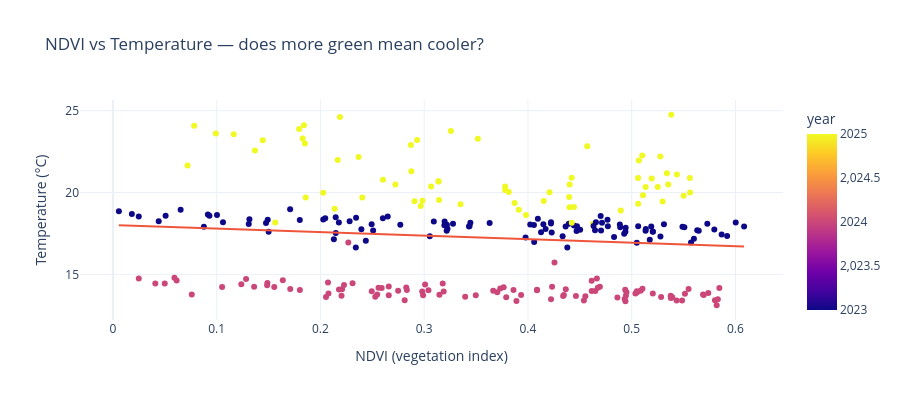

The notebook cell this image was saved under:
### Code cell
# ── Visual 9: NDVI vs Temperature scatter ────────────────────────────────────
fig_nv = px.scatter(
    merged.sample(min(5000, len(merged)), random_state=RANDOM_STATE),
    x='NDVI', y='temp_c', color='year',
    trendline='ols',
    color_discrete_sequence=px.colors.qualitative.Set2,
    labels={'NDVI':'NDVI (vegetation index)', 'temp_c':'Temperature (°C)'},
    title='NDVI vs Temperature — does more green mean cooler?',
    template='plotly_white', height=400
)
fig_nv.show()

### Figure 1 — Plotly figure (JSON) as saved in the notebook; plotly's stock layout.template omitted (floating-point values rounded to 4 significant figures; data arrays with more than 128 entries replaced by an {"elided": "..."} marker saying what was removed)
{"data": [{"hovertemplate": "NDVI (vegetation index)=%{x}<br>Temperature (°C)=%{y}<br>year=%{marker.color}<extra></extra>", "legendgroup": "", "marker": {"color": {"elided": "266 int values"}, "coloraxis": "coloraxis", "symbol": "circle"}, "mode": "markers", "name": "", "orientation": "v", "showlegend": false, "type": "scatter", "x": {"elided": "266 float values"}, "xaxis": "x", "y": {"elided": "266 float values"}, "yaxis": "y"}, {"hovertemplate": "<b>OLS trendline</b><br>temp_c = -2.17391 * NDVI + 18.0185<br>R<sup>2</sup>=0.013356<br><br>NDVI (vegetation index)=%{x}<br>Temperature (°C)=%{y} <b>(trend)</b><extra></extra>", "legendgroup": "", "marker": {"symbol": "circle"}, "mode": "lines", "name": "", "showlegend": false, "type": "scatter", "x": {"elided": "266 float values"}, "xaxis": "x", "y": {"elided": "266 float values"}, "yaxis": "y"}], "layout": {"coloraxis": {"colorbar": {"title": {"text": "year"}}, "colorscale": [[0, "#0d0887"], [0.1111, "#46039f"], [0.2222, "#7201a8"], [0.3333, "#9c179e"], [0.4444, "#bd3786"], [0.5556, "#d8576b"], [0.6667, "#ed7953"], [0.7778, "#fb9f3a"], [0.8889, "#fdca26"], [1, "#f0f921"]]}, "height": 400, "legend": {"tracegroupgap": 0}, "title": {"text": "NDVI vs Temperature — does more green mean cooler?"}, "xaxis": {"anchor": "y", "domain": [0, 1], "title": {"text": "NDVI (vegetation index)"}}, "yaxis": {"anchor": "x", "domain": [0, 1], "title": {"text": "Temperature (°C)"}}}}
